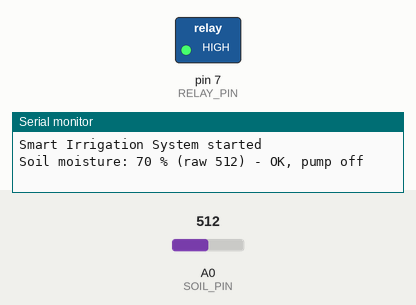
This sketch was run on a simulated Arduino Uno, built with avr-gcc and run on an emulated ATmega328P. On the bench: switched loads named in the sketch (green lamp = pin HIGH), the last lines printed to the serial monitor. Inputs (shaded band) come from the test bench; at power-on: A0 (SOIL_PIN) = 512.

Above: at 1.2 s.
1.3 s: A0 (SOIL_PIN) set to 586
3.4 s: A0 (SOIL_PIN) set to 619
At 4.8 s:
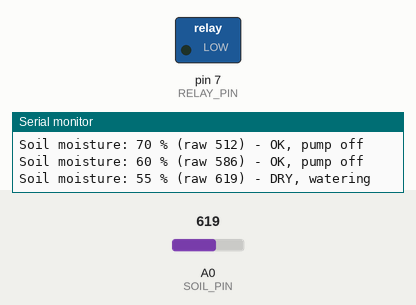
Timing chart, 0 to 6.4 s (numbered marks = the images above; inputs shaded):
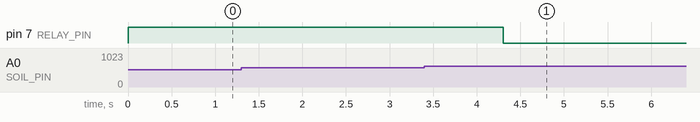

The sketch:

smart-irrigation-system.ino
```cpp
/*
  Smart Irrigation System

  Reads a soil moisture sensor and switches a water pump (through a relay
  module) when the soil is dry. The pump feeds the drip lines and sprinkler.

  Adjust the pins and the DRY_THRESHOLD value to match your wiring,
  your sensor and your soil.
*/

// ---- Pins ----
#define SOIL_PIN  A0   // soil moisture sensor analog output (AO)
#define RELAY_PIN 7    // relay module input (IN)

// Most relay modules switch ON with a LOW signal.
// If yours works the other way round, swap these two lines.
#define PUMP_ON  LOW
#define PUMP_OFF HIGH

// ---- Settings (calibrate for your sensor and soil) ----
const int DRY_THRESHOLD = 600;                 // reading above this = soil is dry
const int SENSOR_DRY    = 1023;                // reading with the sensor in dry air
const int SENSOR_WET    = 300;                 // reading with the sensor in water

const unsigned long WATERING_TIME  = 10000UL;  // pump runs for 10 seconds
const unsigned long SOAK_TIME      = 30000UL;  // wait 30 seconds for water to soak in
const unsigned long CHECK_INTERVAL = 2000UL;   // check the soil every 2 seconds

int readSoilMoisture();

void setup() {
  Serial.begin(9600);
  digitalWrite(RELAY_PIN, PUMP_OFF);   // make sure the pump starts OFF
  pinMode(RELAY_PIN, OUTPUT);
  Serial.println("Smart Irrigation System started");
}

void loop() {
  int raw = readSoilMoisture();
  int percent = map(raw, SENSOR_DRY, SENSOR_WET, 0, 100);
  percent = constrain(percent, 0, 100);

  Serial.print("Soil moisture: ");
  Serial.print(percent);
  Serial.print(" % (raw ");
  Serial.print(raw);
  Serial.print(") - ");

  if (raw > DRY_THRESHOLD) {
    Serial.println("DRY, watering");
    digitalWrite(RELAY_PIN, PUMP_ON);
    delay(WATERING_TIME);
    digitalWrite(RELAY_PIN, PUMP_OFF);
    Serial.println("Watering done, waiting for water to soak in");
    delay(SOAK_TIME);
  } else {
    Serial.println("OK, pump off");
    digitalWrite(RELAY_PIN, PUMP_OFF);
  }

  delay(CHECK_INTERVAL);
}

// Average of 10 readings to reduce noise
int readSoilMoisture() {
  long total = 0;
  for (int i = 0; i < 10; i++) {
    total += analogRead(SOIL_PIN);
    delay(10);
  }
  return total / 10;
}
```

Measured:
- the behaviour switches between 600 and 601 on A0 (SOIL_PIN) (found by bisection; images 0 and 1)
- after the input at 3.4 s, pin 7 (RELAY_PIN): HIGH → LOW after 0.91 s
